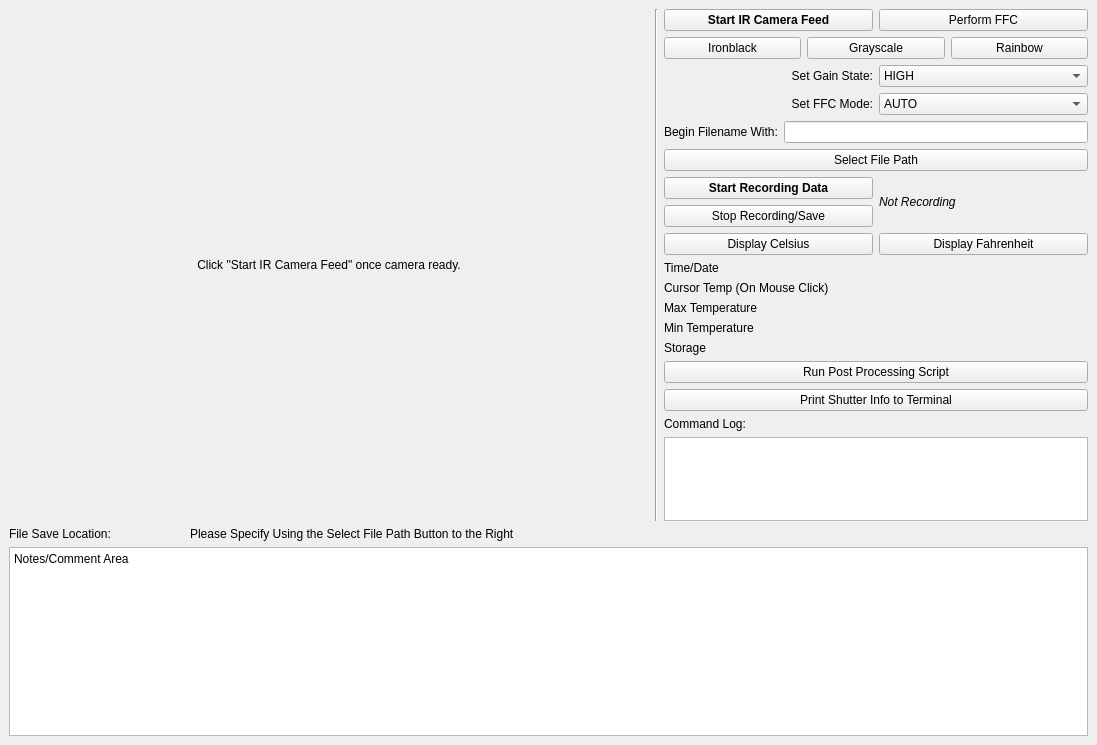
<?xml version="1.0" encoding="UTF-8"?>
<ui version="4.0">
 <class>MainWindow</class>
 <widget class="QMainWindow" name="MainWindow">
  <property name="geometry">
   <rect>
    <x>0</x>
    <y>0</y>
    <width>1097</width>
    <height>745</height>
   </rect>
  </property>
  <property name="windowTitle">
   <string>Record IR</string>
  </property>
  <widget class="QWidget" name="centralwidget">
   <layout class="QGridLayout" name="gridLayout">
    <item row="0" column="2">
     <layout class="QVBoxLayout" name="verticalLayout">
      <item>
       <layout class="QHBoxLayout" name="horizontalLayout_5">
        <item>
         <widget class="QPushButton" name="startStreamBut">
          <property name="font">
           <font>
            <weight>75</weight>
            <bold>true</bold>
           </font>
          </property>
          <property name="text">
           <string>Start IR Camera Feed</string>
          </property>
         </widget>
        </item>
        <item>
         <widget class="QPushButton" name="ffcBut">
          <property name="enabled">
           <bool>true</bool>
          </property>
          <property name="text">
           <string>Perform FFC</string>
          </property>
         </widget>
        </item>
       </layout>
      </item>
      <item>
       <layout class="QHBoxLayout" name="horizontalLayout_9">
        <item>
         <widget class="QPushButton" name="cmIronBut">
          <property name="text">
           <string>Ironblack</string>
          </property>
         </widget>
        </item>
        <item>
         <widget class="QPushButton" name="cmGrayBut">
          <property name="text">
           <string>Grayscale</string>
          </property>
         </widget>
        </item>
        <item>
         <widget class="QPushButton" name="cmRainBut">
          <property name="text">
           <string>Rainbow</string>
          </property>
         </widget>
        </item>
       </layout>
      </item>
      <item>
       <layout class="QHBoxLayout" name="horizontalLayout_3">
        <item>
         <widget class="QLabel" name="label_2">
          <property name="text">
           <string>Set Gain State:</string>
          </property>
          <property name="alignment">
           <set>Qt::AlignRight|Qt::AlignTrailing|Qt::AlignVCenter</set>
          </property>
         </widget>
        </item>
        <item>
         <widget class="QComboBox" name="comboGain">
          <property name="enabled">
           <bool>true</bool>
          </property>
          <item>
           <property name="text">
            <string>HIGH</string>
           </property>
          </item>
          <item>
           <property name="text">
            <string>LOW</string>
           </property>
          </item>
          <item>
           <property name="text">
            <string>AUTO</string>
           </property>
          </item>
         </widget>
        </item>
       </layout>
      </item>
      <item>
       <layout class="QHBoxLayout" name="horizontalLayout_6">
        <item>
         <widget class="QLabel" name="label_4">
          <property name="text">
           <string>Set FFC Mode:</string>
          </property>
          <property name="alignment">
           <set>Qt::AlignRight|Qt::AlignTrailing|Qt::AlignVCenter</set>
          </property>
         </widget>
        </item>
        <item>
         <widget class="QComboBox" name="comboFFCmode">
          <property name="enabled">
           <bool>true</bool>
          </property>
          <item>
           <property name="text">
            <string>AUTO</string>
           </property>
          </item>
          <item>
           <property name="text">
            <string>MANUAL</string>
           </property>
          </item>
          <item>
           <property name="text">
            <string>EXTERNAL</string>
           </property>
          </item>
         </widget>
        </item>
       </layout>
      </item>
      <item>
       <layout class="QHBoxLayout" name="horizontalLayout_4">
        <item>
         <widget class="QLabel" name="label_3">
          <property name="text">
           <string>Begin Filename With:</string>
          </property>
         </widget>
        </item>
        <item>
         <widget class="QLineEdit" name="lineEdit">
          <property name="font">
           <font>
            <weight>75</weight>
            <bold>true</bold>
           </font>
          </property>
         </widget>
        </item>
       </layout>
      </item>
      <item>
       <widget class="QPushButton" name="filePathBut">
        <property name="text">
         <string>Select File Path</string>
        </property>
       </widget>
      </item>
      <item>
       <layout class="QHBoxLayout" name="horizontalLayout">
        <item>
         <layout class="QVBoxLayout" name="verticalLayout_2">
          <item>
           <widget class="QPushButton" name="startRec">
            <property name="font">
             <font>
              <weight>75</weight>
              <bold>true</bold>
             </font>
            </property>
            <property name="text">
             <string>Start Recording Data</string>
            </property>
           </widget>
          </item>
          <item>
           <widget class="QPushButton" name="stopRec">
            <property name="text">
             <string>Stop Recording/Save</string>
            </property>
           </widget>
          </item>
         </layout>
        </item>
        <item>
         <widget class="QLabel" name="recLabel">
          <property name="font">
           <font>
            <italic>true</italic>
           </font>
          </property>
          <property name="text">
           <string>Not Recording</string>
          </property>
         </widget>
        </item>
       </layout>
      </item>
      <item>
       <layout class="QHBoxLayout" name="horizontalLayout_2">
        <item>
         <widget class="QPushButton" name="displayC">
          <property name="text">
           <string>Display Celsius</string>
          </property>
         </widget>
        </item>
        <item>
         <widget class="QPushButton" name="displayF">
          <property name="text">
           <string>Display Fahrenheit</string>
          </property>
         </widget>
        </item>
       </layout>
      </item>
      <item>
       <widget class="QLabel" name="timeStatus">
        <property name="text">
         <string>Time/Date</string>
        </property>
       </widget>
      </item>
      <item>
       <widget class="QLabel" name="cursorTempLabel">
        <property name="text">
         <string>Cursor Temp (On Mouse Click)</string>
        </property>
       </widget>
      </item>
      <item>
       <widget class="QLabel" name="maxTempLabel">
        <property name="text">
         <string>Max Temperature</string>
        </property>
       </widget>
      </item>
      <item>
       <widget class="QLabel" name="minTempLabel">
        <property name="text">
         <string>Min Temperature</string>
        </property>
       </widget>
      </item>
      <item>
       <widget class="QLabel" name="storageLabel">
        <property name="text">
         <string>Storage</string>
        </property>
       </widget>
      </item>
      <item>
       <widget class="QPushButton" name="runPost">
        <property name="text">
         <string>Run Post Processing Script</string>
        </property>
       </widget>
      </item>
      <item>
       <widget class="QPushButton" name="printShutterBut">
        <property name="text">
         <string>Print Shutter Info to Terminal</string>
        </property>
       </widget>
      </item>
      <item>
       <widget class="QLabel" name="label">
        <property name="text">
         <string>Command Log:</string>
        </property>
       </widget>
      </item>
     </layout>
    </item>
    <item row="2" column="0" colspan="3">
     <layout class="QVBoxLayout" name="verticalLayout_3">
      <item>
       <layout class="QHBoxLayout" name="horizontalLayout_7">
        <item>
         <widget class="QLabel" name="labelForLocation">
          <property name="sizePolicy">
           <sizepolicy hsizetype="Preferred" vsizetype="Preferred">
            <horstretch>0</horstretch>
            <verstretch>0</verstretch>
           </sizepolicy>
          </property>
          <property name="minimumSize">
           <size>
            <width>0</width>
            <height>0</height>
           </size>
          </property>
          <property name="maximumSize">
           <size>
            <width>175</width>
            <height>16777215</height>
           </size>
          </property>
          <property name="text">
           <string>File Save Location:</string>
          </property>
         </widget>
        </item>
        <item>
         <widget class="QLabel" name="filePathDisp">
          <property name="text">
           <string>Please Specify Using the Select File Path Button to the Right</string>
          </property>
         </widget>
        </item>
       </layout>
      </item>
      <item>
       <widget class="QPlainTextEdit" name="plainTextEdit">
        <property name="plainText">
         <string>Notes/Comment Area</string>
        </property>
       </widget>
      </item>
     </layout>
    </item>
    <item row="0" column="0" rowspan="2">
     <widget class="QLabel" name="displayFrame">
      <property name="sizePolicy">
       <sizepolicy hsizetype="Fixed" vsizetype="Fixed">
        <horstretch>0</horstretch>
        <verstretch>0</verstretch>
       </sizepolicy>
      </property>
      <property name="minimumSize">
       <size>
        <width>640</width>
        <height>480</height>
       </size>
      </property>
      <property name="text">
       <string>Click &quot;Start IR Camera Feed&quot; once camera ready.</string>
      </property>
      <property name="alignment">
       <set>Qt::AlignCenter</set>
      </property>
     </widget>
    </item>
    <item row="1" column="2">
     <widget class="QPlainTextEdit" name="history">
      <property name="sizePolicy">
       <sizepolicy hsizetype="Expanding" vsizetype="Maximum">
        <horstretch>0</horstretch>
        <verstretch>0</verstretch>
       </sizepolicy>
      </property>
      <property name="maximumSize">
       <size>
        <width>16777215</width>
        <height>87</height>
       </size>
      </property>
     </widget>
    </item>
    <item row="0" column="1" rowspan="2">
     <widget class="Line" name="line">
      <property name="orientation">
       <enum>Qt::Vertical</enum>
      </property>
     </widget>
    </item>
   </layout>
  </widget>
 </widget>
 <resources/>
 <connections/>
</ui>
